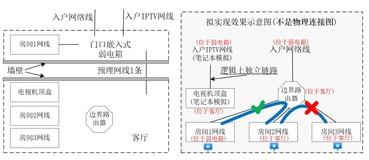
#> input picture 3.1/CN/LAB/实验6-VLAN/img/tuozhan.jpg, 369 x 160 px, shrunk from 1597 x 691 before the run, given in place of a.jpg, which was not available
$ python ex1.py
#> lines starting #> are read from the running program, lines starting #| are printed output that depends on the picture; pictures that were not available may be replaced by others from this repository, and a replacement may not be noted
import cv2
import numpy as np
import matplotlib.pyplot as plt
from matplotlib.font_manager import FontProperties

# 设置matplotlib中文字体支持
plt.rcParams['font.sans-serif'] = ['SimHei', 'DejaVu Sans']
plt.rcParams['axes.unicode_minus'] = False

def calculate_histogram(image):
    """
    手工计算图像的直方图
    """
    hist = np.zeros(256, dtype=np.int32)
    # 遍历图像每个像素，统计各灰度级出现次数
    for i in range(image.shape[0]):
        for j in range(image.shape[1]):
            hist[image[i, j]] += 1
    return hist

def histogram_equalization(image):
    """
    直方图均衡化算法实现
    基于公式: s = T(r) = (L-1) * CDF(r) / (M*N)
    """
    height, width = image.shape
    total_pixels = height * width

    # 步骤1: 计算原始图像直方图
    hist = calculate_histogram(image)

    # 步骤2: 计算累积分布函数(CDF)
    cdf = np.zeros(256)
    cdf[0] = hist[0]
    for i in range(1, 256):
        cdf[i] = cdf[i-1] + hist[i]  # 累积求和

    # 步骤3: 计算变换函数
    # T(r) = (L-1) * CDF(r) / (M*N)，其中L=256
    mapping_function = np.round((255 * cdf) / total_pixels).astype(np.uint8)

    # 步骤4: 应用变换函数到原图像
    equalized_image = np.zeros_like(image)
    for i in range(height):
        for j in range(width):
            # 使用映射函数变换每个像素的灰度值
            equalized_image[i, j] = mapping_function[image[i, j]]

    return equalized_image, mapping_function, hist, cdf

def plot_results(original_img, equalized_img, original_hist, equalized_hist, mapping_func, save_path=None):
    """
    绘制直方图均衡化的所有结果
    包括原图、均衡化图、直方图对比、变换函数等
    """
    fig, axes = plt.subplots(2, 3, figsize=(15, 10))

    # 子图1: 原始图像
    axes[0, 0].imshow(original_img, cmap='gray')
    axes[0, 0].set_title('原始图像')
    axes[0, 0].axis('off')

    # 子图2: 原始图像直方图
    axes[0, 1].bar(range(256), original_hist, color='blue', alpha=0.7)
    axes[0, 1].set_title('原始图像直方图')
    axes[0, 1].set_xlabel('灰度值')
    axes[0, 1].set_ylabel('像素数量')
    axes[0, 1].grid(True, alpha=0.3)

    # 子图3: 变换函数T(r)
    axes[0, 2].plot(range(256), mapping_func, 'r-', linewidth=2)
    axes[0, 2].set_title('直方图均衡化变换函数 T(r)')
    axes[0, 2].set_xlabel('输入灰度值 r')
    axes[0, 2].set_ylabel('输出灰度值 s')
    axes[0, 2].grid(True, alpha=0.3)
    axes[0, 2].set_xlim([0, 255])
    axes[0, 2].set_ylim([0, 255])

    # 子图4: 均衡化后图像
    axes[1, 0].imshow(equalized_img, cmap='gray')
    axes[1, 0].set_title('直方图均衡化后图像')
    axes[1, 0].axis('off')

    # 子图5: 均衡化后直方图
    axes[1, 1].bar(range(256), equalized_hist, color='green', alpha=0.7)
    axes[1, 1].set_title('均衡化后图像直方图')
    axes[1, 1].set_xlabel('灰度值')
    axes[1, 1].set_ylabel('像素数量')
    axes[1, 1].grid(True, alpha=0.3)

    # 子图6: 归一化直方图对比
    axes[1, 2].plot(range(256), original_hist / np.sum(original_hist), 'b-',
                    label='原始图像', alpha=0.7, linewidth=2)
    axes[1, 2].plot(range(256), equalized_hist / np.sum(equalized_hist), 'g-',
                    label='均衡化后', alpha=0.7, linewidth=2)
    axes[1, 2].set_title('归一化直方图对比')
    axes[1, 2].set_xlabel('灰度值')
    axes[1, 2].set_ylabel('概率密度')
    axes[1, 2].legend()
    axes[1, 2].grid(True, alpha=0.3)

    plt.tight_layout()

    # 保存综合结果图
    if save_path:
        plt.savefig(save_path, dpi=300, bbox_inches='tight')
        print(f"图表已保存到: {save_path}")

    plt.show()

def save_individual_plots(original_img, equalized_img, original_hist, equalized_hist, mapping_func):
    """保存单独的图表文件"""
    # 保存原始图像直方图
    plt.figure(figsize=(8, 6))
    plt.bar(range(256), original_hist, color='blue', alpha=0.7)
    plt.title('原始图像直方图')
    plt.xlabel('灰度值')
    plt.ylabel('像素数量')
    plt.grid(True, alpha=0.3)
    plt.savefig('result/original_histogram.png', dpi=300, bbox_inches='tight')
    plt.close()

    # 保存变换函数图
    plt.figure(figsize=(8, 6))
    plt.plot(range(256), mapping_func, 'r-', linewidth=2)
    plt.title('直方图均衡化变换函数 T(r)')
    plt.xlabel('输入灰度值 r')
    plt.ylabel('输出灰度值 s')
    plt.grid(True, alpha=0.3)
    plt.xlim([0, 255])
    plt.ylim([0, 255])
    plt.savefig('result/transformation_function.png', dpi=300, bbox_inches='tight')
    plt.close()

    # 保存均衡化后图像直方图
    plt.figure(figsize=(8, 6))
    plt.bar(range(256), equalized_hist, color='green', alpha=0.7)
    plt.title('均衡化后图像直方图')
    plt.xlabel('灰度值')
    plt.ylabel('像素数量')
    plt.grid(True, alpha=0.3)
    plt.savefig('result/equalized_histogram.png', dpi=300, bbox_inches='tight')
    plt.close()

def show_individual_plots(original_img, equalized_img, original_hist, equalized_hist, mapping_func):
    """单独显示各个图表，便于观察细节"""
    # 显示原始图像
    plt.figure(figsize=(8, 6))
    plt.imshow(original_img, cmap='gray')
    plt.title('原始图像')
    plt.axis('off')
    plt.show()

    # 显示原始图像直方图
    plt.figure(figsize=(8, 6))
    plt.bar(range(256), original_hist, color='blue', alpha=0.7)
    plt.title('原始图像直方图')
    plt.xlabel('灰度值')
    plt.ylabel('像素数量')
    plt.grid(True, alpha=0.3)
    plt.show()

    # 显示变换函数图
    plt.figure(figsize=(8, 6))
    plt.plot(range(256), mapping_func, 'r-', linewidth=2)
    plt.title('直方图均衡化变换函数 T(r)')
    plt.xlabel('输入灰度值 r')
    plt.ylabel('输出灰度值 s')
    plt.grid(True, alpha=0.3)
    plt.xlim([0, 255])
    plt.ylim([0, 255])
    plt.show()

    # 显示均衡化后图像
    plt.figure(figsize=(8, 6))
    plt.imshow(equalized_img, cmap='gray')
    plt.title('直方图均衡化后图像')
    plt.axis('off')
    plt.show()

    # 显示均衡化后图像直方图
    plt.figure(figsize=(8, 6))
    plt.bar(range(256), equalized_hist, color='green', alpha=0.7)
    plt.title('均衡化后图像直方图')
    plt.xlabel('灰度值')
    plt.ylabel('像素数量')
    plt.grid(True, alpha=0.3)
    plt.show()

def main():
    """主函数：执行直方图均衡化的完整流程"""
    # 读取图像
    try:
        image_path = '../img/a.jpg'
        original_image = cv2.imread(image_path, cv2.IMREAD_GRAYSCALE)
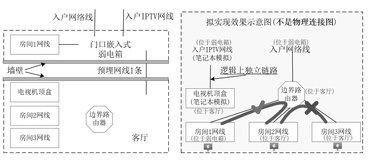
#> original_image: shape (160, 369); min 0, max 255, mean 238.1

        if original_image is None:
            print(f"无法读取图像: {image_path}")
            print("请确保图像文件存在于指定路径")
            return

        print(f"成功读取图像，尺寸: {original_image.shape}")
#| 成功读取图像，尺寸: (160, 369)

        # 执行直方图均衡化算法
        equalized_image, mapping_function, original_hist, cdf = histogram_equalization(original_image)
#> in histogram_equalization, `hist = calculate_histogram(image)`: hist = 256 values, max 22409 at index 255, min 0 at index 6, mean 230.6
#> after the loop in histogram_equalization, `for i in range(1, 256):`: cdf = 256 values from 3 to 59040
#> in histogram_equalization, `mapping_function = np.round((255 * cdf) / total_pixels).astype(np.uint8)`: mapping_function = 256 values from 0 to 255
#> after the loop in histogram_equalization, `for i in range(height):`:
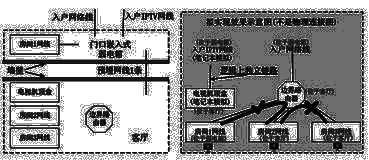
#> equalized_image: shape (160, 369); min 0, max 255, mean 150.2
#> mapping_function = 256 values from 0 to 255; original_hist has the same summary as hist in histogram_equalization; cdf = 256 values from 3 to 59040

        # 计算均衡化后的直方图用于对比
        equalized_hist = calculate_histogram(equalized_image)
#> equalized_hist = 256 values, max 22409 at index 255, min 0 at index 58, mean 230.6

        # 单独显示各个图表
        show_individual_plots(original_image, equalized_image, original_hist,
                            equalized_hist, mapping_function)
#> in show_individual_plots, `plt.show()`:
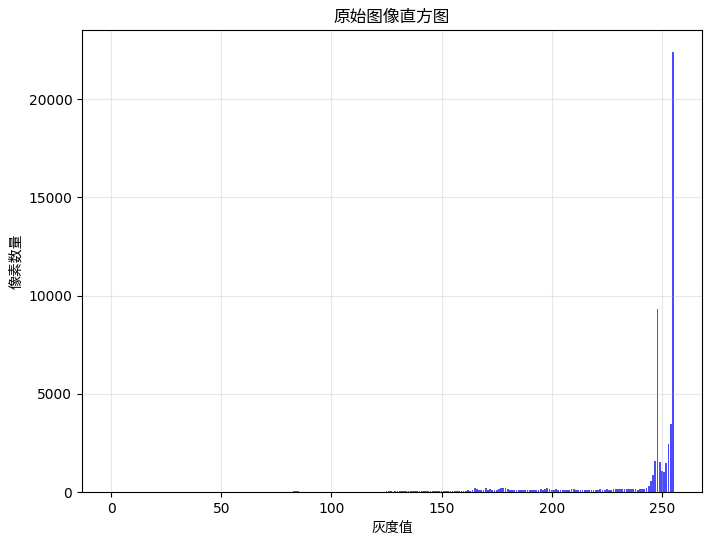
#> figure drawn by matplotlib, 1 panel; tallest bar 22409 high, from x = 254.6 to 255.4
#> in show_individual_plots, `plt.show()`:
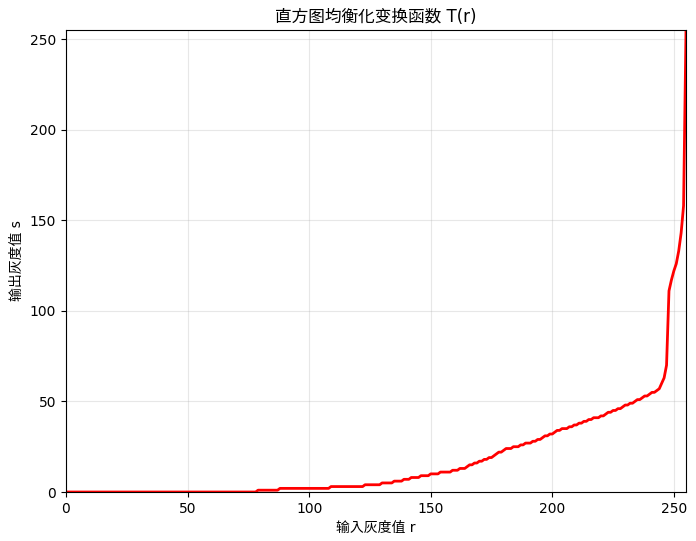
#> figure drawn by matplotlib, 1 panel; curve peaks at x = 255, y = 255

        # 显示综合结果并保存
        plot_results(original_image, equalized_image, original_hist,
                    equalized_hist, mapping_function, 'result/histogram_equalization_results.png')
#> in plot_results, `plt.savefig(save_path, dpi=300, bbox_inches='tight')`:
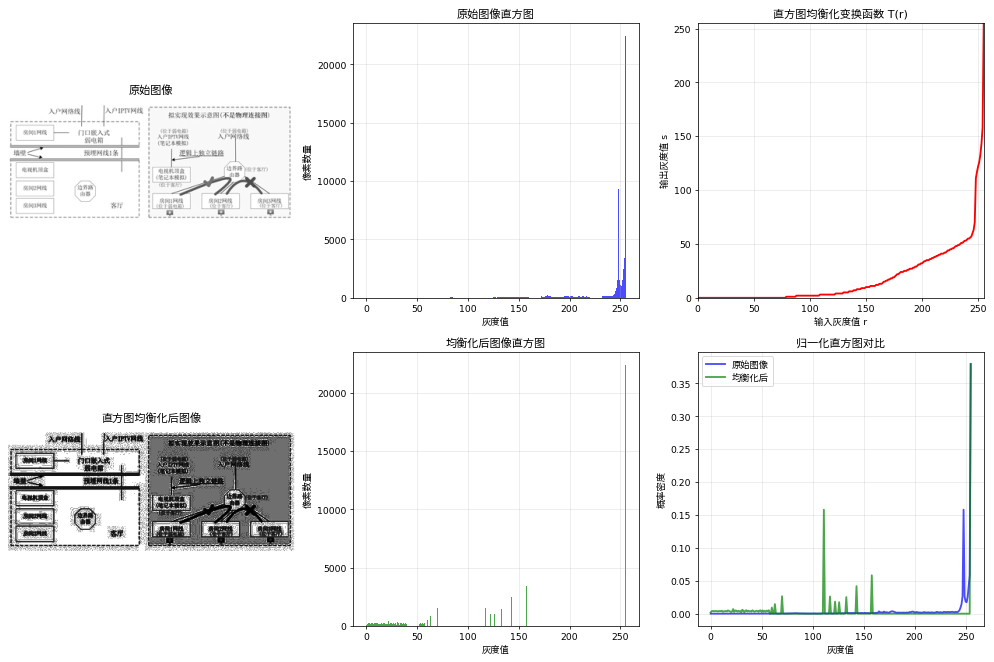
#> figure drawn by matplotlib, 6 panels; panel 2: tallest bar 22409 high, from x = 254.6 to 255.4; panel 3: curve peaks at x = 255, y = 255; panel 5: tallest bar 22409 high, from x = 254.6 to 255.4; panel 6: curve peaks at x = 255, y = 0.38

        # 保存处理后的图像文件
        cv2.imwrite('result/original_image.jpg', original_image)
        cv2.imwrite('result/equalized_image.jpg', equalized_image)

        # 保存单独的图表文件
        save_individual_plots(original_image, equalized_image, original_hist,
                            equalized_hist, mapping_function)

        # 输出统计信息
        print("\n=== 直方图均衡化结果统计 ===")
        print(f"原始图像灰度范围: [{np.min(original_image)}, {np.max(original_image)}]")
#| 原始图像灰度范围: [0, 255]
        print(f"均衡化后灰度范围: [{np.min(equalized_image)}, {np.max(equalized_image)}]")
#| 均衡化后灰度范围: [0, 255]
        print(f"原始图像平均灰度: {np.mean(original_image):.2f}")
#| 原始图像平均灰度: 238.07
        print(f"均衡化后平均灰度: {np.mean(equalized_image):.2f}")
#| 均衡化后平均灰度: 150.17
        print(f"原始图像标准差: {np.std(original_image):.2f}")
#| 原始图像标准差: 32.65
        print(f"均衡化后标准差: {np.std(equalized_image):.2f}")
#| 均衡化后标准差: 90.59

        print("\n=== 保存的文件 ===")
        print("图像文件:")
        print("- result/original_image.jpg (原始图像)")
        print("- result/equalized_image.jpg (均衡化后图像)")
        print("图表文件:")
        print("- result/histogram_equalization_results.png (综合结果图)")
        print("- result/original_histogram.png (原始图像直方图)")
        print("- result/transformation_function.png (变换函数图)")
        print("- result/equalized_histogram.png (均衡化后直方图)")

    except Exception as e:
        print(f"处理过程中发生错误: {e}")

if __name__ == "__main__":
    # 创建结果目录
    import os
    os.makedirs('result', exist_ok=True)

    main()
